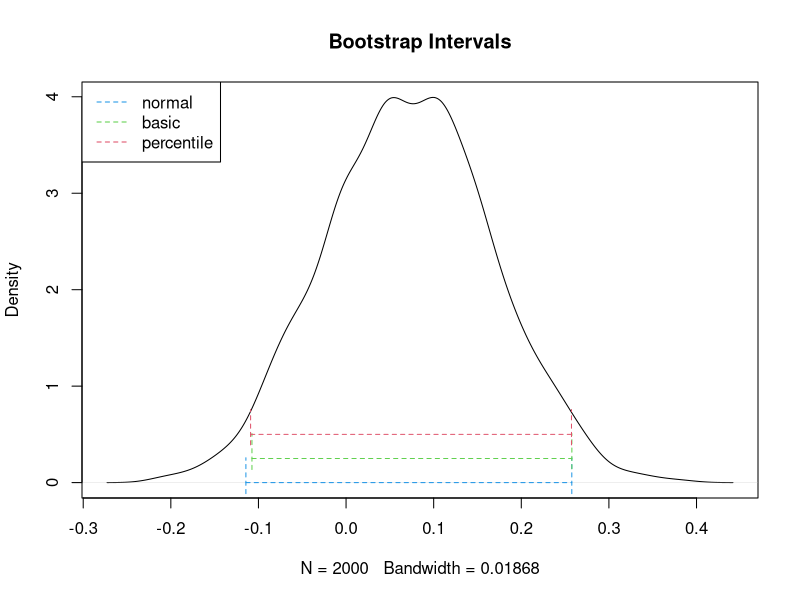

Recreate this plot in R.
# Question 1
# using the boot package
library(boot)
# making a normal sample
set.seed(23)
n <- 100
x <- rnorm(n)
# function to calculate alpha = 0.05 intervals

intervals <- function(x) {
  alpha <- 0.05
  theta_hat <- mean(x)
  se_theta_hat <- sd(x)
  b <- 2000
  theta_hat_star <- numeric(b)
  # generating the monte carlo sample
  for (i in 1:b) {
    x_star <- sample(x, n, replace = TRUE)
    theta_hat_star[i] <- mean(x_star)
  }
  # calculating normal interval
  zed <- c(-qnorm(1 - alpha / 2), qnorm(1 - alpha / 2))
  test <- mean(theta_hat_star) + sd(theta_hat_star) * zed
  cat("\nNormal Test for the invervals ", test,
      "\nSample mean ", theta_hat,
      "\nStandard Error ", se_theta_hat,
      "\nStandard Error theta* ", sd(theta_hat_star))
  # calculating basic interval
  lims <- c(quantile(theta_hat_star, 1 - alpha / 2),
            quantile(theta_hat_star, alpha / 2))
  test_b <- 2 * theta_hat - lims
  cat("\nBasic Test for the invervals ", test_b,
      "\nSample mean ", theta_hat,
      "\nStandard Error ", se_theta_hat,
      "\nStandard Error theta* ", sd(theta_hat_star))
  # calculating percentile interval
  lims_p <- quantile(theta_hat_star, c(alpha / 2, 1 - alpha / 2), type = 6)
  test_p <- lims_p
  cat("\nPercentile Test for the invervals ", test_p,
      "\nSample mean ", theta_hat,
      "\nStandard Error ", se_theta_hat,
      "\nStandard Error theta* ", sd(theta_hat_star))

  # generating the plot
  limsx <- seq(test[1], test[2], len = 10)
  plot(density(theta_hat_star), main = "Bootstrap Intervals")
  # normal
  lines(limsx, rep(0, length(limsx)),      lty = "dashed", col = 4)
  lines(rep(test[1], length(limsx)), limsx, lty = "dashed", col = 4)
  lines(rep(test[2], length(limsx)), limsx, lty = "dashed", col = 4)
  # basic
  limsx_b <- seq(test_b[1], test_b[2], len = 10)
  lines(limsx_b, rep(0.25, length(limsx_b)),
        lty = "dashed", col = 3)
  lines(rep(test_b[1], length(limsx_b)), 0.25 + limsx,
        lty = "dashed", col = 3)
  lines(rep(test_b[2], length(limsx_b)), 0.25 + limsx_b,
        lty = "dashed", col = 3)
  # percentile
  limsx_p <- seq(lims_p[1], lims_p[2], len = 10)
  lines(limsx_p, rep(0.5, length(limsx_p)),      lty = "dashed", col = 2)
  lines(rep(test_p[1], length(limsx_p)), 0.5 + limsx_p, lty = "dashed", col = 2)
  lines(rep(test_p[2], length(limsx_p)), 0.5 + limsx_p, lty = "dashed", col = 2)
  legend("topleft", c("normal", "basic", "percentile"), col = 4:2,
         lty = "dashed")
  # counting proportions on left an right of missed values for each interval
  n_miss <- cbind(ifelse(theta_hat_star < test[1], 1, 0),
                  ifelse(theta_hat_star > test[2], 1, 0))
  b_miss <- cbind(ifelse(theta_hat_star < test_b[1], 1, 0),
                  ifelse(theta_hat_star > test_b[2], 1, 0))
  p_miss <- cbind(ifelse(theta_hat_star < test_p[1], 1, 0),
                  ifelse(theta_hat_star > test_p[2], 1, 0))
  cat("\nProportion of bootstrap points out on the normal ",
      1 / b * apply(n_miss, 2, sum),
      "\nProportion of bootstrap points out on the basic ",
      1 / b * apply(b_miss, 2, sum),
      "\nProportion of bootstrap points out on the percentile ",
      1 / b * apply(p_miss, 2, sum))
}

example <- function(x) {
  sim <- as.matrix(x, length(x), 1)
  theta_boot <- function(dat, ind) {
    x <- dat[ind, 1]
    mean(x)
  }
  boot_obj <- boot(data = sim, statistic = theta_boot, R = 2000)
  print(boot_obj)
  print(boot.ci(boot_obj,
                type = c("basic", "norm", "perc")))
}

intervals(x)
check <- readline(prompt = "Input 1 to close device ")
if (check == 1) {
  dev.off()
}
cat("\nRunning from boot package")
example(x)
